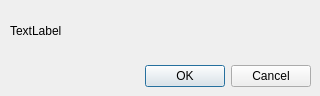
<?xml version="1.0" encoding="UTF-8"?>
<ui version="4.0">
 <class>Dialog</class>
 <widget class="QDialog" name="Dialog">
  <property name="geometry">
   <rect>
    <x>0</x>
    <y>0</y>
    <width>320</width>
    <height>96</height>
   </rect>
  </property>
  <property name="windowTitle">
   <string>Dialog</string>
  </property>
  <widget class="QDialogButtonBox" name="buttonBox">
   <property name="geometry">
    <rect>
     <x>10</x>
     <y>61</y>
     <width>301</width>
     <height>31</height>
    </rect>
   </property>
   <property name="orientation">
    <enum>Qt::Orientation::Horizontal</enum>
   </property>
   <property name="standardButtons">
    <set>QDialogButtonBox::StandardButton::Cancel|QDialogButtonBox::StandardButton::Ok</set>
   </property>
  </widget>
  <widget class="QLabel" name="label">
   <property name="geometry">
    <rect>
     <x>10</x>
     <y>10</y>
     <width>301</width>
     <height>41</height>
    </rect>
   </property>
   <property name="text">
    <string>TextLabel</string>
   </property>
  </widget>
 </widget>
 <resources/>
 <connections>
  <connection>
   <sender>buttonBox</sender>
   <signal>accepted()</signal>
   <receiver>Dialog</receiver>
   <slot>accept()</slot>
   <hints>
    <hint type="sourcelabel">
     <x>248</x>
     <y>254</y>
    </hint>
    <hint type="destinationlabel">
     <x>157</x>
     <y>274</y>
    </hint>
   </hints>
  </connection>
  <connection>
   <sender>buttonBox</sender>
   <signal>rejected()</signal>
   <receiver>Dialog</receiver>
   <slot>reject()</slot>
   <hints>
    <hint type="sourcelabel">
     <x>316</x>
     <y>260</y>
    </hint>
    <hint type="destinationlabel">
     <x>286</x>
     <y>274</y>
    </hint>
   </hints>
  </connection>
 </connections>
</ui>
